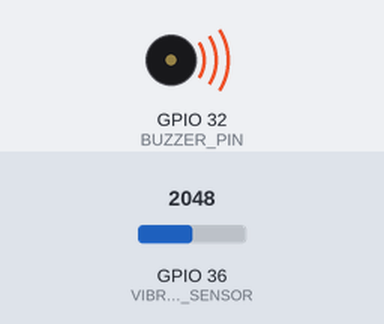
Recording of a sketch running on a simulated ESP32. Parts: buzzer (waves = sounding). The inputs (shaded band) are chosen by the test bench; at power-on: GPIO 36 (VIBRATION_SENSOR) = 2048. What the sketch prints to the serial monitor is not drawn.

Above: at 0.12 s.
At 7.69 s:
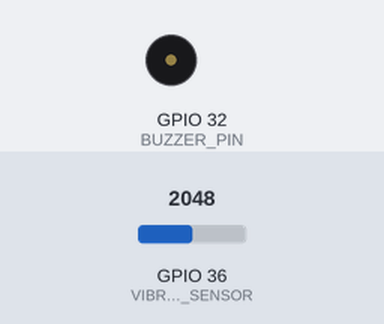
Timing chart, 0 to 10.1 s (numbered marks = the images above):
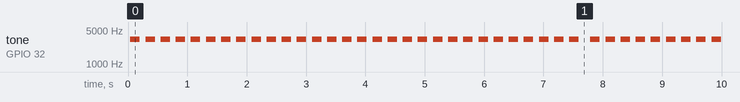

The sketch:

BurglarAlarm.ino
```cpp
const int VIBRATION_SENSOR = 36;
const int BUZZER_PIN = 32;
const int BUZZER_FREQUENCY = 3300;
const int BUZZER_INTERVAL = 250;
const int BUZZER_INTERVAL_THIEF = 100;
int buzzerCycle = 1000000/(2*BUZZER_FREQUENCY);
bool detected = false;
int pre_detect_time = 0;
void setup() {
  // put your setup code here, to run once:
  Serial.begin(9600);
  pinMode(BUZZER_PIN,OUTPUT);
}

void Warning()
{
  pre_detect_time = millis();
  for(int j=0;j<3;j++)
  {
    for(int i=0;i<1000;i++)
    {
      digitalWrite(BUZZER_PIN,HIGH);
      delayMicroseconds(buzzerCycle);
      digitalWrite(BUZZER_PIN,LOW);
      delayMicroseconds(buzzerCycle);
    }
    delay(BUZZER_INTERVAL);
  }
  detected = false;
}

void BurglarAlarm()
{
  pre_detect_time = millis();
  for(int j=0;j<30;j++)
  {
    for(int i=0;i<500;i++)
    {
      digitalWrite(BUZZER_PIN,HIGH);
      delayMicroseconds(buzzerCycle);
      digitalWrite(BUZZER_PIN,LOW);
      delayMicroseconds(buzzerCycle);
    }
    delay(BUZZER_INTERVAL_THIEF);
  }
}
void loop() {
  int vibration_value = analogRead(VIBRATION_SENSOR);
  Serial.println(vibration_value);
  // Warning();
  // BurglarAlarm();
  if(vibration_value > 30)
  {
    int present_time = millis();
    detected = true;
    if (present_time - pre_detect_time < 10000)
    {
      BurglarAlarm();
    }
    else
    {
      Warning();
    }
  }
  delay(100);
  // put your main code here, to run repeatedly:

}
```

Measured:
- by itself, tone on GPIO 32 (BUZZER_PIN): repeats every 7.8 s: 3226 Hz 0.16 s, silent 0.20 s, 29 × (3226 Hz 0.16 s, silent 0.10 s)
